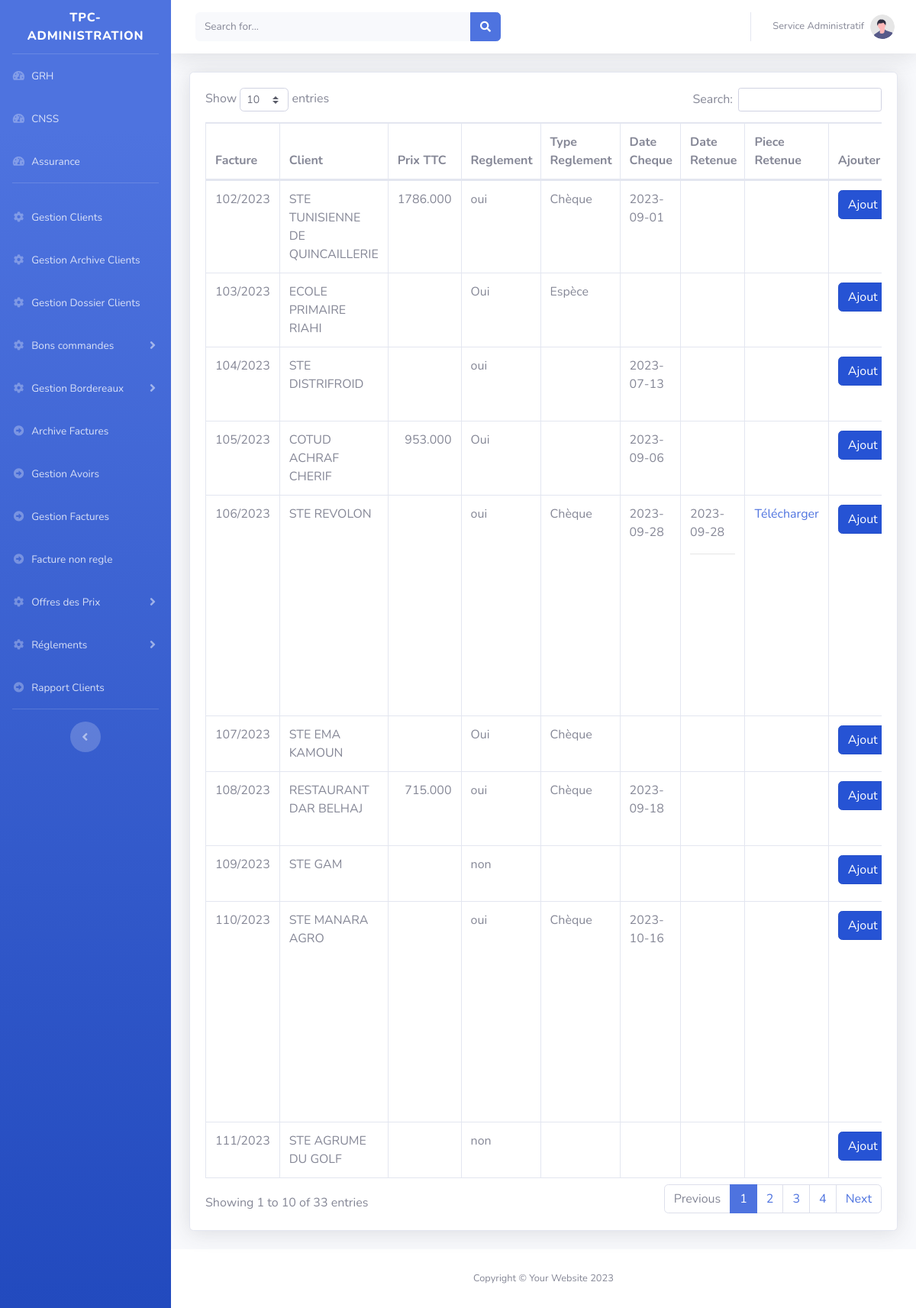
The app's page /tpc/main.php?Reglements with its own data.
### tables this page shows
CREATE TABLE `facture` (
  `id` int(11) NOT NULL,
  `num_fact` varchar(10) DEFAULT NULL,
  `client` int(11) DEFAULT NULL,
  `numboncommande` varchar(200) DEFAULT NULL,
  `date` text DEFAULT NULL,
  `reglement` varchar(250) DEFAULT NULL
);

CREATE TABLE `clients` (
  `id` int(11) NOT NULL,
  `type_client` varchar(200) DEFAULT NULL,
  `convention` varchar(100) DEFAULT NULL,
  `pieceConvention` varchar(250) DEFAULT NULL,
  `nom_client` varchar(200) DEFAULT NULL,
  `code_client` varchar(11) DEFAULT NULL,
  `adresse` text DEFAULT NULL,
  `matriculeFiscale` varchar(100) DEFAULT NULL,
  `exonoration` varchar(100) DEFAULT NULL,
  `pieceExonoration` varchar(200) DEFAULT NULL,
  `tel` varchar(200) DEFAULT NULL,
  `email` varchar(200) DEFAULT NULL,
  `numexonoration` varchar(250) DEFAULT NULL,
  `ValiditeExonoration` varchar(250) DEFAULT NULL
);

CREATE TABLE `reglement` (
  `id_reglement` int(11) NOT NULL,
  `client` int(11) DEFAULT NULL,
  `num_fact` varchar(100) DEFAULT NULL,
  `prix_ttc` varchar(100) DEFAULT NULL,
  `etat_reglement` varchar(20) DEFAULT NULL,
  `num_cheque` varchar(50) DEFAULT NULL,
  `date_cheque` varchar(50) DEFAULT NULL,
  `retenue_date` varchar(50) DEFAULT NULL,
  `TypeReglement` varchar(250) DEFAULT NULL,
  `montant` varchar(250) DEFAULT NULL,
  `dateReglement` varchar(250) DEFAULT NULL,
  `pieceRs` varchar(250) DEFAULT NULL
);

### tpc/class/connexion.db.php (called while the page is built)
<?php
function connexion(): PDO {
    $host = getenv('DB_HOST') ?: '127.0.0.1';
    $port = getenv('DB_PORT') ?: 3306;
    $db   = getenv('DB_NAME') ?: 'tpc';
    $user = getenv('DB_USER') ?: 'root';
    $pass = getenv('DB_PASSWORD') !== false ? getenv('DB_PASSWORD') : '';
    $dsn = "mysql:host=$host;port=$port;dbname=$db;charset=utf8mb4";
    $opts = [
        PDO::ATTR_ERRMODE            => PDO::ERRMODE_EXCEPTION,
        PDO::ATTR_DEFAULT_FETCH_MODE => PDO::FETCH_ASSOC,
        PDO::ATTR_EMULATE_PREPARES   => false,
    ];
    return new PDO($dsn, $user, $pass, $opts);
}

### tpc/class/Reglements.class.php (called while the page is built, shortened)
<?php
include_once 'connexion.db.php';
class Reglements{
	private $cnx;
	public function __construct(){$this->cnx=connexion();}
	public function getAllReglement($reglement){
	   $sql="SELECT * FROM reglement  where num_fact='$reglement'";
		$req=$this->cnx->query($sql);
		$resultat=$req->fetchAll();
		return $resultat;
	}
	public function getAll(){
		 $sql="SELECT * FROM facture as RG,clients as clt where RG.client=clt.id ";
		$req=$this->cnx->query($sql);
		$resultat=$req->fetchAll();
		return $resultat;
	}
}
$reglement=new Reglements();

### tpc/pages/Reglements/AfficherReglements.php (the view, shortened to what this page needs)
<?php
include 'class/Reglements.class.php';
$Reglements=$reglement->getAll();
 ?>
                    <div class="card shadow mb-4">
                        <div class="card-body">
                            <div class="table-responsive">
                                <table class="table table-bordered" id="dataTable" width="100%" cellspacing="0">
                                    <thead>
                                        <tr>
										<th>Facture</th>
											<th >Client</th>
											<th width="10%" >Prix TTC</th>
											<th >Reglement</th>
											<th >Type Reglement</th>
											<th width="15%">Date Cheque</th>
											<th >Date Retenue</th>
											<th >Piece Retenue</th>
											<th>Ajouter</th>
										</tr>
                                    </thead>
                                    <tbody>
									 <?php if(!empty($Reglements)){
										foreach($Reglements as $key){
						$DetailReglements=$reglement->getAllReglement($key['num_fact']);?>
									 <tr>
									<td><?=$key['num_fact']?></td>
									<td><?=$key['nom_client']?></td>
									 <td align="right">
									 <?php foreach($DetailReglements as $cle){?>
									<?=$cle['prix_ttc']?>
									 <?php }?>
									 </td>
									 <td>
									<?php foreach($DetailReglements as $cle){?>
									 <?=$cle['etat_reglement']?>
									 <?php }?>
									 </td>
									 <td>
									 <?php foreach($DetailReglements as $cle){$typesReglements=explode(',',$cle['TypeReglement']);
					    for($i=0;$i<count($typesReglements);$i++){
							echo $typesReglements[$i].'<br><br>';
						}
					 }?>
									 </td>
									 <td>
									 <?php foreach($DetailReglements as $cle){
										 $date_cheques=explode(',',$cle['date_cheque']);
									for($i=0;$i<count($date_cheques);$i++){
										echo $date_cheques[$i].'<br><br>';
									}
								  }?>
									 </td>
									  <td>
									  <?php foreach($DetailReglements as $cle){$retenue_dates=explode(',',$cle['retenue_date']);
									for($i=0;$i<count($retenue_dates);$i++){
										if(!empty($retenue_dates[$i])){
										echo $retenue_dates[$i].'<hr>';
										}
									}
								  }?>
									 </td>
									 <td>
												<?php if($cle['pieceRs']){?>
												<a href="./pages/Reglements/PiecesRS/<?=$cle['pieceRs']?>">Télécharger </a>
												<?php } ?>
												</td>
									<td>
									 <a href="?Reglements&Add&Facture=<?=$key['num_fact']?>" class="btn btn-primary active">Ajout </a>
									</td>
									  </tr>
									 <?php }}?>
									</tbody>
								   </table>
                            </div>
                        </div>
                    </div>

### records on screen
facture: num_fact "102/2023", client.nom_client "STE TUNISIENNE DE QUINCAILLERIE"
reglement: prix_ttc "1786.000", etat_reglement "oui", TypeReglement "Chèque", date_cheque "2023-09-01"
facture: num_fact "103/2023", client.nom_client "ECOLE PRIMAIRE RIAHI"
reglement: etat_reglement "Oui", TypeReglement "Espèce"
facture: num_fact "104/2023", client.nom_client "STE DISTRIFROID"
reglement: etat_reglement "oui", date_cheque "2023-07-13"
facture: num_fact "105/2023", client.nom_client "COTUD ACHRAF CHERIF"
reglement: prix_ttc "953.000", etat_reglement "Oui", date_cheque "2023-09-06"
facture: num_fact "106/2023", client.nom_client "STE REVOLON"
reglement: etat_reglement "oui", TypeReglement "Chèque", date_cheque "2023-09-28", retenue_date "2023-09-28"
facture: num_fact "107/2023", client.nom_client "STE EMA KAMOUN"
reglement: etat_reglement "Oui", TypeReglement "Chèque"
facture: num_fact "108/2023", client.nom_client "RESTAURANT DAR BELHAJ"
reglement: prix_ttc "715.000", etat_reglement "oui", TypeReglement "Chèque", date_cheque "2023-09-18"
facture: num_fact "109/2023", client.nom_client "STE GAM"
reglement: etat_reglement "non"
facture: num_fact "111/2023", client.nom_client "STE AGRUME DU GOLF"
reglement: etat_reglement "non"
facture: num_fact "110/2023", client.nom_client "STE MANARA AGRO"
reglement: etat_reglement "oui", TypeReglement "Chèque", date_cheque "2023-10-16"
